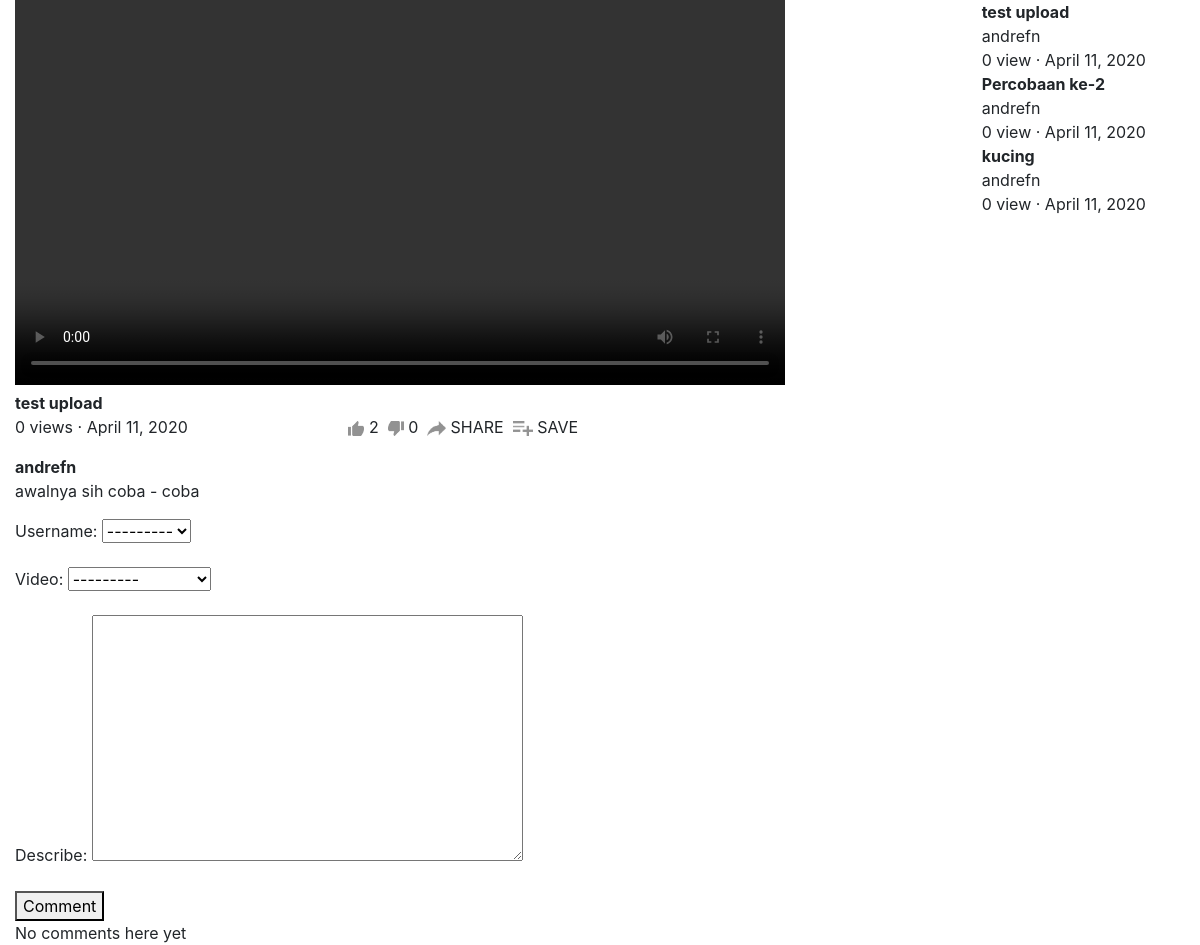
The app's page /1/, older data.
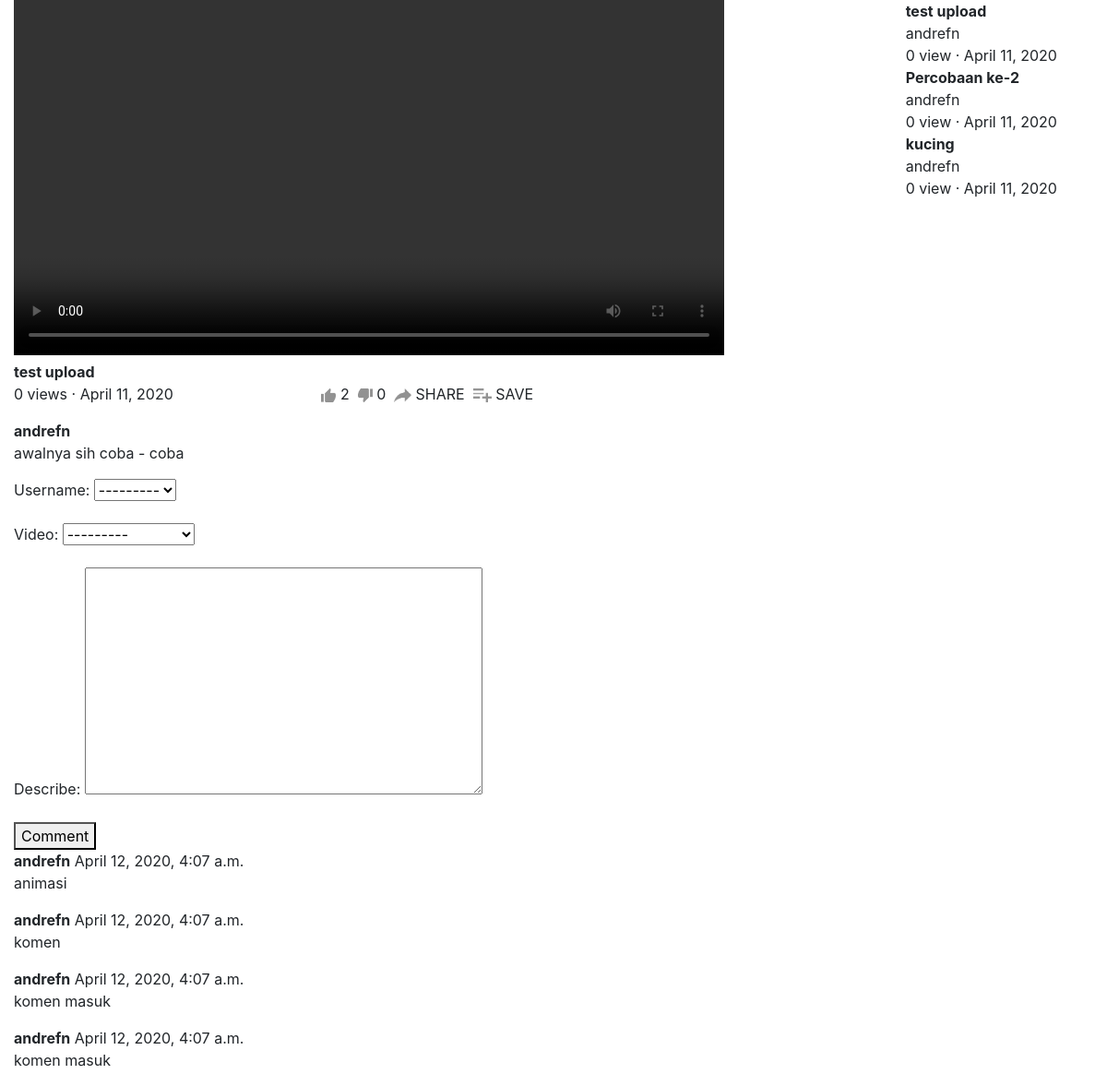
The same page, newer data.
### app_youtube/models.py (models this page shows, shortened)
class Videos(models.Model):
    username = models.ForeignKey(Users, on_delete=models.CASCADE)
    video = models.FileField(upload_to='videos/')
    title = models.CharField(max_length=255)
    list_category = [
        ('FA', 'Film & Animation'),
        ('AV','Autos & Vehicles'),
        ('M','Music'),
        ('PA','Pets & Animals'),
        ('S','Sports'),
        ('TE','Travel & Events'),
        ('G','Gaming'),
        ('PB','People & Blogs'),
        ('C','Comedy'),
        ('En','Entertainment'),
        ('NP','News & Politics'),
        ('HS','Howto & Style'),
        ('Ed','Education'),
        ('ST','Science & Technology'),
        ('NA','Nonprofits & Activism')
    ]
    category = models.CharField(max_length=2, choices=list_category, default='FA')
    post_date = models.DateTimeField( auto_now=True, blank=True)
    keywords = models.CharField(max_length=255, default='')
    description = models.TextField()
    def __str__(self):
        return self.title

class Likes(models.Model):
    username = models.ForeignKey(Users, on_delete=models.CASCADE)
    video = models.ForeignKey(Videos, on_delete=models.CASCADE)
    status = models.IntegerField(default=0)

class Users(models.Model):
    username = models.CharField(max_length=255, default='')
    email = models.EmailField(max_length=255, default='')
    password = models.CharField(max_length=255, default='')
    birthday = models.DateField(auto_now=True, blank=True)
    gender_choices = [
        ('M', 'Male'),
        ('F', 'Female')
    ]
    gender = models.CharField(
        max_length=1,
        choices = gender_choices,
        default = 'M'
    )
    phone_number = models.CharField(max_length=15)
    location = models.CharField(max_length=50)
    def __str__(self):
        return self.username

class Comments(models.Model):
    username = models.ForeignKey(Users, on_delete=models.CASCADE)
    video = models.ForeignKey(Videos, on_delete=models.CASCADE)
    describe = models.TextField()
    post_date = models.DateTimeField(blank=True, auto_now=True)
    def __str__(self):
        self.save()
        return 'Comment %s by %s'%(self.describe, self.username)

### app_youtube/views.py (the view)
# urls.py: path('<int:video_id>/', views.video_open, name='video_open'),
def video_open(request, video_id):
    open_video = get_object_or_404(Videos, pk=video_id)
    videos = Videos.objects.all()
    view_videos = UserViews.objects.all()
    if request.method == 'POST':
        form = CommentForm(request.POST)
        if form.is_valid():
            form.save()
            return redirect('app_youtube:video_open')
    else:
        form = CommentForm()
    return render(request, 'video_open.html', {
        'open_video':open_video,
        'videos': videos,
        'view_videos': view_videos,
        'form': form
    })

### app_youtube/forms.py
class CommentForm(forms.ModelForm):
    class Meta:
        model = Comments
        fields = ['username', 'video', 'describe']

### app_youtube/templates/video_open.html (shortened to what this page needs)
<!DOCTYPE html>
<html lang="en">
<head>
    {% load static %}
    <link rel="stylesheet" href="https://stackpath.bootstrapcdn.com/bootstrap/4.4.1/css/bootstrap.min.css">
</head>
<body>
    <section>
        <div class="container-fluid">
            <div class="row">
                <div class="col-md-8">
                    <video width="100%" controls>
                        <source src="{{open_video.video.url}}" type="video/mp4">
                        <source src="{{open_video.video.url}}" type="video/ogg">
                    </video>
                    <strong>{{open_video.title}}</strong>
                    <div class="info-video row">
                        <div class="col-5">
                            <p class="">{{open_video.userviews_set.all|length}} views &middot; {{open_video.post_date.date}}</p>
                        </div>
                        <div class="col-7">
                            <img src="{% static 'images/like.png' %}" style="height: 15px;">
                            <p class="d-inline">{{open_video.likes_set.all|length}}&nbsp;</p>
                            <img src="{% static 'images/dislike.png' %}" style="height: 15px;">
                            <p class="d-inline">{{open_video.dislikes_set.all|length}}&nbsp;</p>
                            <img src="{% static 'images/share.png' %}" style="height: 15px;">
                            <p class="d-inline">SHARE&nbsp;</p>
                            <img src="{% static 'images/save.png' %}" style="height: 15px;">
                            <p class="d-inline">SAVE&nbsp;</p>
                        </div>
                    </div>
                    <strong>{{open_video.username}}</strong>
                    <p>{{open_video.description}}</p>
                    <form method="POST">
                        {{form.as_p}}
                        <button type="submit">Comment</button>
                    </form>
                    {% for comment in open_video.comments_set.all %}
                        <div class="comment">
                            <strong>{{comment.username}}</strong>
                            <span>{{comment.post_date}}</span>
                            <p>{{comment.describe}}</p>
                        </div>
                        {% empty %}
                        <span>No comments here yet</span>
                    {% endfor %}
                </div>
                <div class="col-md-4">
                    {% for video in videos %}
                    <div class="row">
                        <div class="col-5">
                                <source src="{{video.video.url}}" type="video/mp4">
                                <source src="{{video.video.url}}" type="video/ogg">
                        </div>
                        <div class="col-7">
                            <strong class="mb-0 title-other-video">{{video.title}}</strong>
                            <p class="mb-0 info-other-video">{{video.username}}</p>
                            <p class="mb-0 info-other-video">{{video.userviews_set.all|length}} view &middot; {{video.post_date.date}}</p>
                        </div>
                    </div>
                    {% endfor %}
                </div>
            </div>
        </div>
    </section>
</body>
</html>

Row changes from the older to the newer data that the page shows:
added Comments: username "andrefn", post_date "April 12, 2020, 4:07 a.m.", describe "animasi"
added Comments: username "andrefn", post_date "April 12, 2020, 4:07 a.m.", describe "komen"
added Comments: username "andrefn", post_date "April 12, 2020, 4:07 a.m.", describe "komen masuk"
added Comments: username "andrefn", post_date "April 12, 2020, 4:07 a.m.", describe "komen masuk"
Text that changed along with them:
text no longer shown: "No comments here yet"
